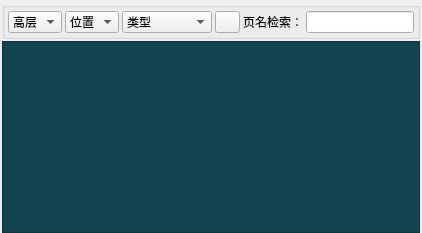
            <widget class="QWidget" name="tab_8">
             <property name="styleSheet">
              <string notr="true">#tab_8{background-color: rgba(19, 67, 79, 1);
    border-color: rgba(19, 67, 79, 1);
    border: 2px solid rgba(61, 255, 255,0.4);
    margin: 2px;}


</string>
             </property>
             <attribute name="title">
              <string>页</string>
             </attribute>
             <layout class="QVBoxLayout" name="verticalLayout_3">
              <property name="spacing">
               <number>2</number>
              </property>
              <property name="leftMargin">
               <number>2</number>
              </property>
              <property name="topMargin">
               <number>2</number>
              </property>
              <property name="rightMargin">
               <number>2</number>
              </property>
              <property name="bottomMargin">
               <number>0</number>
              </property>
              <item>
               <widget class="QGroupBox" name="groupPageFilter">
                <property name="minimumSize">
                 <size>
                  <width>0</width>
                  <height>30</height>
                 </size>
                </property>
                <property name="maximumSize">
                 <size>
                  <width>16777215</width>
                  <height>45</height>
                 </size>
                </property>
                <property name="styleSheet">
                 <string notr="true"/>
                </property>
                <property name="title">
                 <string/>
                </property>
                <layout class="QHBoxLayout" name="horizontalLayout_4">
                 <property name="spacing">
                  <number>3</number>
                 </property>
                 <property name="leftMargin">
                  <number>3</number>
                 </property>
                 <property name="topMargin">
                  <number>3</number>
                 </property>
                 <property name="rightMargin">
                  <number>3</number>
                 </property>
                 <property name="bottomMargin">
                  <number>3</number>
                 </property>
                 <item>
                  <widget class="QComboBox" name="CbPageGaocengFilter">
                   <item>
                    <property name="text">
                     <string>高层</string>
                    </property>
                   </item>
                  </widget>
                 </item>
                 <item>
                  <widget class="QComboBox" name="CbPagePosFilter">
                   <item>
                    <property name="text">
                     <string>位置</string>
                    </property>
                   </item>
                  </widget>
                 </item>
                 <item>
                  <widget class="QComboBox" name="CbPageTypeFilter">
                   <property name="minimumSize">
                    <size>
                     <width>80</width>
                     <height>0</height>
                    </size>
                   </property>
                   <item>
                    <property name="text">
                     <string>类型</string>
                    </property>
                   </item>
                   <item>
                    <property name="text">
                     <string>原理图</string>
                    </property>
                   </item>
                   <item>
                    <property name="text">
                     <string>图纸目录</string>
                    </property>
                   </item>
                   <item>
                    <property name="text">
                     <string>元件列表</string>
                    </property>
                   </item>
                   <item>
                    <property name="text">
                     <string>部件汇总表</string>
                    </property>
                   </item>
                   <item>
                    <property name="text">
                     <string>端子列表</string>
                    </property>
                   </item>
                   <item>
                    <property name="text">
                     <string>连接列表</string>
                    </property>
                   </item>
                   <item>
                    <property name="text">
                     <string>电缆列表</string>
                    </property>
                   </item>
                  </widget>
                 </item>
                 <item>
                  <widget class="QPushButton" name="BtnPageFilter">
                   <property name="minimumSize">
                    <size>
                     <width>22</width>
                     <height>22</height>
                    </size>
                   </property>
                   <property name="maximumSize">
                    <size>
                     <width>25</width>
                     <height>25</height>
                    </size>
                   </property>
                   <property name="text">
                    <string/>
                   </property>
                   <property name="icon">
                    <iconset resource="image.qrc">
                     <normaloff>:/new/prefix1/image/重置.png</normaloff>:/new/prefix1/image/重置.png</iconset>
                   </property>
                  </widget>
                 </item>
                 <item>
                  <widget class="QLabel" name="label_2">
                   <property name="text">
                    <string>页名检索：</string>
                   </property>
                  </widget>
                 </item>
                 <item>
                  <widget class="QLineEdit" name="EdPageFilter">
                   <property name="styleSheet">
                    <string notr="true"/>
                   </property>
                  </widget>
                 </item>
                </layout>
               </widget>
              </item>
              <item>
               <widget class="QTreeView" name="treeViewPages">
                <property name="styleSheet">
                 <string notr="true">QTreeView{background-color: rgba(19, 67, 79, 1);
color: rgb(255, 255, 255);}

QTreeView::branch:closed:has-children{
	image: url(:/new/prefix1/image/下拉3.png);
}
QTreeView::branch:open:has-children{
	image: url(:/new/prefix1/image/上拉.png);
}</string>
                </property>
                <property name="editTriggers">
                 <set>QAbstractItemView::NoEditTriggers</set>
                </property>
                <property name="selectionMode">
                 <enum>QAbstractItemView::ExtendedSelection</enum>
                </property>
               </widget>
              </item>
             </layout>
            </widget>
